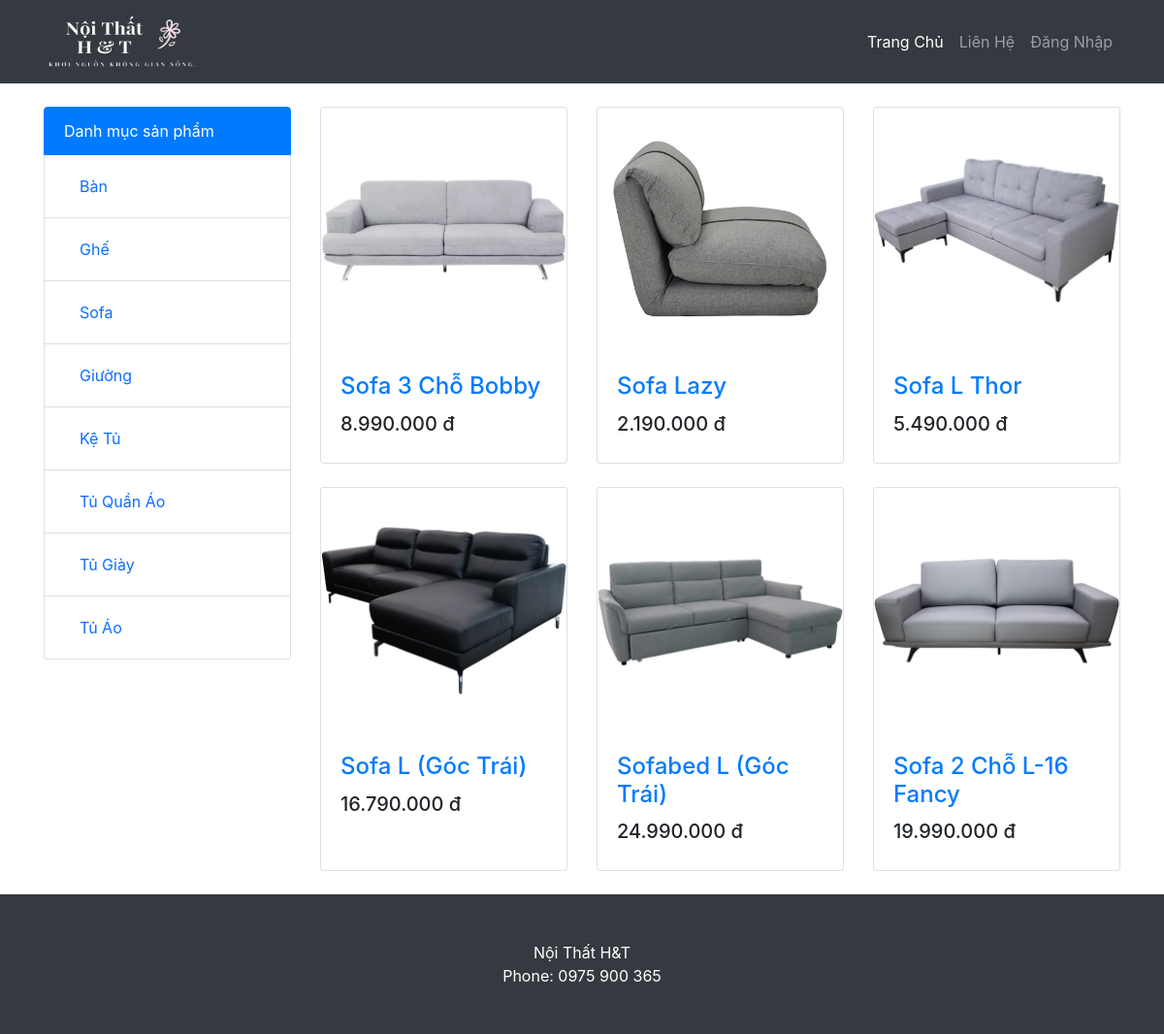
Page /loaisp.php?maloaisp=3 on the committed database.
### tables this page shows
CREATE TABLE `loaisanpham` (
  `maloaisp` int(11) NOT NULL,
  `tenloaisp` varchar(200) NOT NULL
);

CREATE TABLE `sanpham` (
  `masp` int(11) NOT NULL,
  `tensp` varchar(500) NOT NULL,
  `giasp` int(11) NOT NULL,
  `soluong` int(11) NOT NULL DEFAULT 1,
  `mota` varchar(500) NOT NULL,
  `anhdaidien` varchar(200) NOT NULL,
  `chatlieu` varchar(200) NOT NULL,
  `mausac` varchar(200) NOT NULL,
  `kichthuoc` varchar(200) NOT NULL,
  `xuatxu` varchar(200) NOT NULL,
  `baohanh` varchar(200) NOT NULL,
  `trangthai` int(11) NOT NULL DEFAULT 1,
  `maloaisp` int(11) NOT NULL,
  `makm` int(11) NOT NULL
);

### loaisp.php (the view, shortened to what this page needs)
<!DOCTYPE html>
<html lang="en">
<head>
        <link href="https://cdn.jsdelivr.net/npm/bootstrap@5.0.1/dist/css/bootstrap.min.css" rel="stylesheet">
        <link href="./Bootstrap/css/styles.css" rel="stylesheet" />
</head>
<body>
    <?php
    include'ketnoi.php';
        if (isset($_GET['maloaisp']) && !empty($_GET['maloaisp'])) {
            $loai = mysqli_query($conn, "SELECT * FROM `sanpham` where `maloaisp` = " . $_GET['maloaisp'] );
            $sql1 =  "SELECT * FROM `loaisanpham`";
             $result2 = mysqli_query($conn,$sql1);
        }
        ?>
    <nav class="navbar navbar-expand-lg navbar-dark bg-dark">
            <div class="container">
                <a class="navbar-brand" href="./index.php" ><img src="./Images/LogoIndex1.png" width="160px" height="60px"></a>
                <div class="collapse navbar-collapse" id="navbarResponsive">
                    <ul class="navbar-nav ml-auto">
                        <li class="nav-item active">
                            <a class="nav-link" href="./index.php">
                                Trang Chủ
                            </a>
                        <?php  if(!isset($_SESSION['dangnhap'])) {?>
                        </li>
                        <li class="nav-item"><a class="nav-link" href="#LienHe">Liên Hệ</a></li>
                        <li class="nav-item"><a class="nav-link" href="./dangnhap.php">Đăng Nhập</a></li>
                        <?php } ?>
                    </ul>
                </div>
            </div>
        </nav>
    <div class="container">
        <div class="row">
            <div class="col-lg-3">
                <div class="list-group">
                    <button type="button" class="list-group-item list-group-item-action active" disabled>Danh mục sản
                        phẩm </button>
                        <?php
                while ($row2 = mysqli_fetch_array($result2)) {
                    ?>
                    <button type="button" class="list-group-item list-group-item-action" ><a href="loaisp.php?maloaisp=<?= $row2['maloaisp']?>" class="nav-link"><?= $row2['tenloaisp'] ?></a></button>
                  <?php } ?>
                </div>
            </div>
            <div class="col-lg-9">
                <div class="row">
                <?php
                while ($row = mysqli_fetch_array($loai)) {
                    ?>
                    <div class="col-lg-4 col-md-6 mb-4">
                        <div class="card h-100">
                            <a href="sanpham.php?masp=<?= $row['masp']?>"><img class="card-img-top" src=" <?= $row['anhdaidien'] ?> " alt=""></a>
                            <div class="card-body">
                                <h4 class="card-title">
                                    <a href="sanpham.php?masp=<?= $row['masp']?>"><?= $row['tensp'] ?></a>
                                </h4>
                                <h5><?= number_format($row['giasp'],0,",",".") ?> đ</h5>
                            </div>
                        </div>
                    </div>
                    <?php } ?>
                </div>
            </div>
        </div>
    </div>
    <footer class="py-5 bg-dark">
            <div class="container"><p class="m-0 text-center text-white" id="LienHe">Nội Thất H&T</br>Phone: 0975 900 365</p></div>
        </footer>
</body>
</html>

### rows in the picture
loaisanpham: tenloaisp "Bàn"
loaisanpham: tenloaisp "Ghế"
loaisanpham: tenloaisp "Sofa"
loaisanpham: tenloaisp "Giường"
loaisanpham: tenloaisp "Kệ Tủ"
loaisanpham: tenloaisp "Tủ Quần Áo"
loaisanpham: tenloaisp "Tủ Giày"
loaisanpham: tenloaisp "Tủ Áo"
sanpham: anhdaidien (picture), tensp "Sofa 3 Chỗ Bobby", giasp "8.990.000"
sanpham: anhdaidien (picture), tensp "Sofa Lazy", giasp "2.190.000"
sanpham: anhdaidien (picture), tensp "Sofa L Thor", giasp "5.490.000"
sanpham: anhdaidien (picture), tensp "Sofa L (Góc Trái)", giasp "16.790.000"
sanpham: anhdaidien (picture), tensp "Sofabed L (Góc Trái)", giasp "24.990.000"
sanpham: anhdaidien (picture), tensp "Sofa 2 Chỗ L-16 Fancy", giasp "19.990.000"
